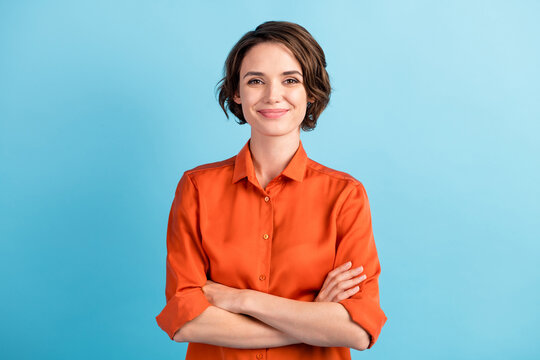
#> input picture picture/cutie 2.jpg, 540 x 360 px
$ python '15. haar_face.py'
#> lines starting #> are read from the running program, lines starting #| are printed output that depends on the picture; after the words box and inside, x2 and y2 are one past the last pixel; in counts of white or black regions, pixels touching at a corner belong together
import cv2 as cv

img = cv.imread('picture/cutie 2.jpg')
#> img is the input picture: shape (360, 540, 3); mean B, G, R 184.4, 177.9, 151.8
cv.imshow('cutie', img)

gray = cv.cvtColor(img, cv.COLOR_BGR2GRAY)
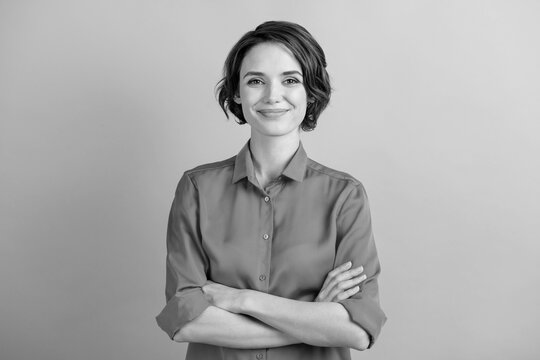
#> gray: shape (360, 540); min 0, max 238, mean 170.8
cv.imshow('Gray person', gray)

haar_cascade = cv.CascadeClassifier('haar_face.xml')

faces_rect = haar_cascade.detectMultiScale(gray, scaleFactor=1.1, minNeighbors=6)
#> faces_rect = [[230, 47, 87, 87]]

print(f'Number of faces found = {len(faces_rect)}')
#| Number of faces found = 1

for x,y,z,h in faces_rect:
    cv.rectangle(img,(x,y),(x+z,y+h),(255,0,0),2)
#> this loop made 1 pass
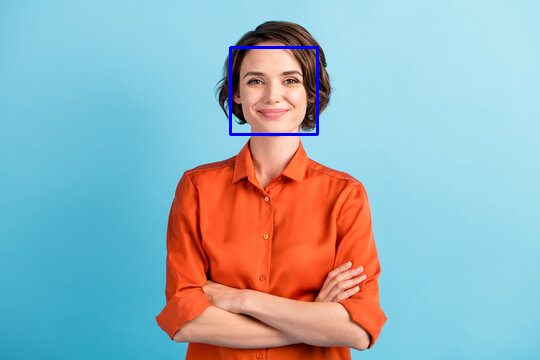
#> img: shape (360, 540, 3); 0.53% of pixels changed, all inside (x1, y1, x2, y2) = (229, 46, 319, 136)

cv.imshow('Detected faces', img)

img = cv.imread('picture/people.jpg')
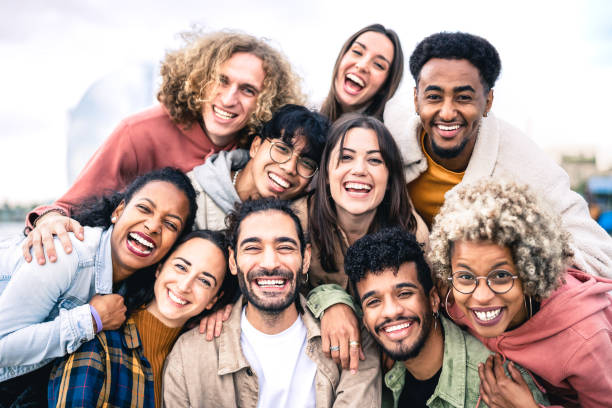
#> input picture picture/people.jpg, 612 x 408 px
#> img is the input picture: shape (408, 612, 3); mean B, G, R 156.2, 161.2, 181.9
cv.imshow('Group of people', img)

gray = cv.cvtColor(img, cv.COLOR_BGR2GRAY)
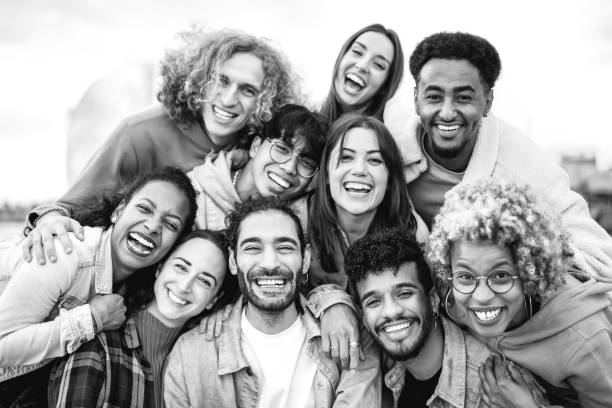
#> gray: shape (408, 612); min 0, max 255, mean 166.8
cv.imshow('Gray person', gray)

haar_cascade = cv.CascadeClassifier('haar_face.xml')

faces_rect = haar_cascade.detectMultiScale(gray, scaleFactor=1.1, minNeighbors=2)
#> faces_rect = [[382, 367, 25, 25], [323, 130, 74, 74], [196, 57, 75, 75], [123, 184, 68, 68], [288, 283, 72, 72], [401, 57, 96, 96], [224, 211, 91, 91], [440, 242, 88, 88], [348, 264, 82, 82]]

print(f'Number of faces found = {len(faces_rect)}')
#| Number of faces found = 9

for x,y,z,h in faces_rect:
    cv.rectangle(img,(x,y),(x+z,y+h),(255,0,0),2)
#> this loop made 9 passes
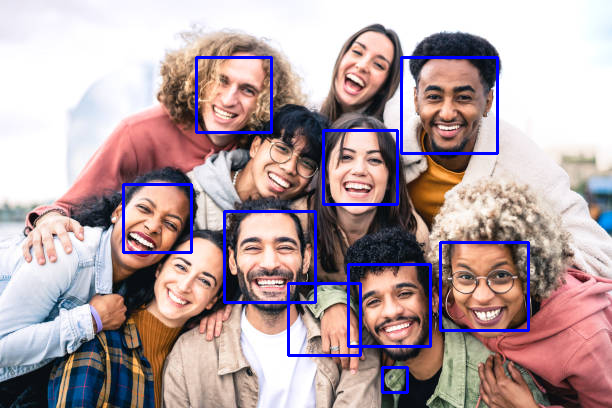
#> img: shape (408, 612, 3); 3.2% of pixels changed, all inside (x1, y1, x2, y2) = (122, 56, 530, 394)

cv.imshow('Detected faces', img)

cv.waitKey(0)
